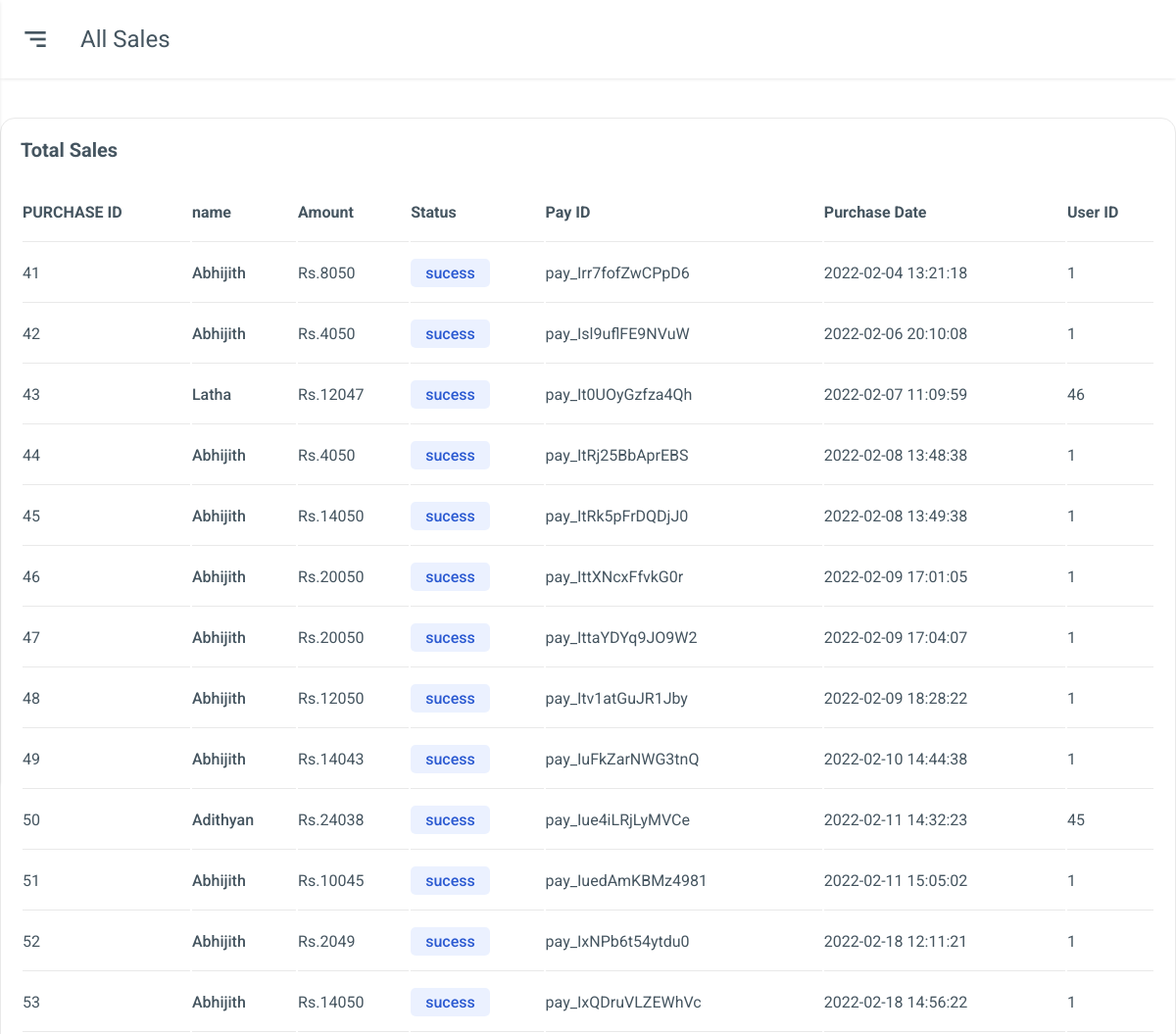
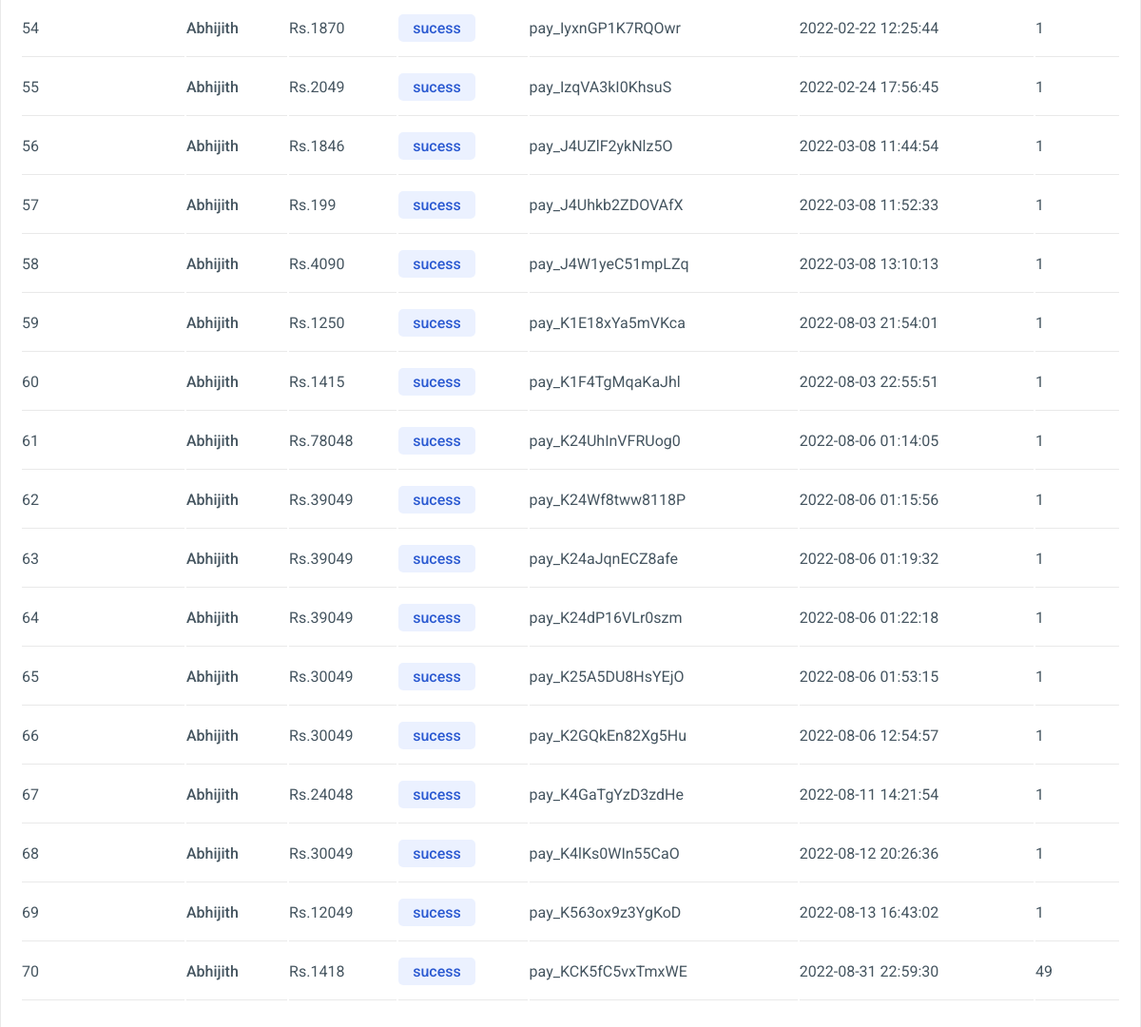
Screenshot of /total_sales.php (signed in) with the database file from the repository (2 pictures, top to bottom).
### tables this page shows
CREATE TABLE `orders` (
  `id` int(11) NOT NULL,
  `name` varchar(200) NOT NULL,
  `amount` int(11) NOT NULL,
  `pay_id` varchar(255) NOT NULL,
  `pay_status` varchar(255) NOT NULL,
  `date_added` datetime NOT NULL DEFAULT current_timestamp(),
  `uid` int(50) NOT NULL
);

### total_sales.php (the view, shortened to what this page needs)
<!DOCTYPE html>
<html lang="en">
<head>
    <link href="https://unpkg.com/boxicons@2.0.7/css/boxicons.min.css" rel="stylesheet">
    <link rel="stylesheet" href="./css/grid.css">
    <link rel="stylesheet" href="./css/app.css">
</head>
<body>
    <div class="main">
        <div class="main-header">
            <div class="mobile-toggle" id="mobile-toggle">
                <i class="bx bx-menu-alt-right"></i>
            </div>
            <div class="main-title">
                All Sales
            </div>
        </div>
        <div class="main-content">
            </div>
                    <div class="box">
                        <div class="box-header">
                            Total Sales
                        </div>
                        <div class="box-body overflow-scroll">
                            <table>
                                <thead>
                                    <tr>
                                        <th>PURCHASE ID</th>
                                        <th>name</th>
                                        <th>Amount</th>
                                        <th>Status</th>
                                        <th>Pay ID</th>
                                        <th>Purchase Date</th>
                                        <th>User ID</th>
                                    </tr>
                                </thead>
                                <tbody>
                                <?php
                                    include "dbconn.php";
                                    $records = mysqli_query($conn,"SELECT * FROM `orders`");
                                    while($data = mysqli_fetch_array($records))
                                    {
                                    ?>
                                    <tr>
                                        <td><?php echo $data['id']; ?></td>
                                        <td>
                                            <div class="order-owner">
                                                <span><?php echo $data['name']; ?></span>
                                            </div>
                                        </td>
                                        <td>Rs.<?php echo $data['amount']; ?></td>
                                        <td>
                                            <span class="order-status order-ready">
                                            <?php echo $data['pay_status']; ?>
                                            </span>
                                        </td>
                                        <td>
                                            <div >
                                                <span><?php echo $data['pay_id']; ?></span>
                                            </div>
                                        </td>
                                        <td><?php echo $data['date_added']; ?></td>
                                        <td><?php echo $data['uid']; ?></td>
                                    </tr>
                                    <?php
                                    }
                                    ?>
                                </tbody>
                            </table>
                        </div>
                    </div>
                </div>
</body>
</html>

### css/app.css (style rules this page uses)
:root { --body-bg: url("bg.png"), -webkit-linear-gradient(bottom, #0250c5, #d43f8d); --box-bg: url("bg.png"), -webkit-linear-gradient(bottom, #0250c5, #d43f8d); --main-color: #0652dd; --text-color: #455560; --text-second-color: #72849ab3; --border-color: #e9e9e9; --menu-item-active-bg: rgba(62, 121, 247, 0.1); --box-border-radius: 15px; --sidebar-size: 300px; --sidebar-logo-img-size: 45px; --sidebar-logo-size: 80px; --profile-image-size: 45px; --main-header-height: 80px; --shadow: 0 1px 4px -1px rgb(0 0 0 / 15%); --darkmode-toggle-size: 20px; }
* { padding: 0; margin: 0; box-sizing: border-box; }
body { font-family: "Roboto", sans-serif; background-color: var(--body-bg); color: var(--text-color); position: relative; }
.main { padding-left: var(--sidebar-size); }
.main-header { height: var(--main-header-height); display: flex; align-items: center; padding: 20px; background-color: var(--box-bg); box-shadow: var(--shadow); }
.mobile-toggle { display: none; }
.main-title { text-transform: capitalize; font-size: 1.5rem; }
.main-content { padding: 20px; }
.box { background-color: var(--box-bg); padding: 20px; border: 0.5px solid var(--border-color); border-radius: var(--box-border-radius); }
.box-header { text-transform: capitalize; font-size: 1.25rem; font-weight: 700; }
.box-body { padding: 20px 0; }
table { width: 100%; min-width: 1000px; }
.order-owner { display: flex; align-items: center; text-transform: capitalize; font-weight: 500; }
table thead tr { text-align: left; }
table th, table td { padding: 20px 0; border-bottom: 1px solid var(--border-color); }
.order-status { padding: 5px 15px; border-radius: 5px; font-weight: 500; }
.order-ready { color: #2a59d1; background-color: rgba(62, 121, 247, 0.1); }
.overflow-scroll { overflow-y: auto; }
@media only screen and (max-width: 1280px) { .main { padding-left: 0; } }
@media only screen and (max-width: 1280px) { .mobile-toggle, .sidebar-close { display: grid; place-items: center; font-size: 2rem; margin-right: 30px; cursor: pointer; } }

### rows the page displays
orders: id "41", name "Abhijith", amount "8050", pay_status "sucess", pay "pay_Irr7fofZwCPpD6", date_added "2022-02-04 13:21:18", uid "1"
orders: id "42", name "Abhijith", amount "4050", pay_status "sucess", pay "pay_Isl9uflFE9NVuW", date_added "2022-02-06 20:10:08", uid "1"
orders: id "43", name "Latha", amount "12047", pay_status "sucess", pay "pay_It0UOyGzfza4Qh", date_added "2022-02-07 11:09:59", uid "46"
orders: id "44", name "Abhijith", amount "4050", pay_status "sucess", pay "pay_ItRj25BbAprEBS", date_added "2022-02-08 13:48:38", uid "1"
orders: id "45", name "Abhijith", amount "14050", pay_status "sucess", pay "pay_ItRk5pFrDQDjJ0", date_added "2022-02-08 13:49:38", uid "1"
orders: id "46", name "Abhijith", amount "20050", pay_status "sucess", pay "pay_IttXNcxFfvkG0r", date_added "2022-02-09 17:01:05", uid "1"
orders: id "47", name "Abhijith", amount "20050", pay_status "sucess", pay "pay_IttaYDYq9JO9W2", date_added "2022-02-09 17:04:07", uid "1"
orders: id "48", name "Abhijith", amount "12050", pay_status "sucess", pay "pay_Itv1atGuJR1Jby", date_added "2022-02-09 18:28:22", uid "1"
orders: id "49", name "Abhijith", amount "14043", pay_status "sucess", pay "pay_IuFkZarNWG3tnQ", date_added "2022-02-10 14:44:38", uid "1"
orders: id "50", name "Adithyan", amount "24038", pay_status "sucess", pay "pay_Iue4iLRjLyMVCe", date_added "2022-02-11 14:32:23", uid "45"
orders: id "51", name "Abhijith", amount "10045", pay_status "sucess", pay "pay_IuedAmKBMz4981", date_added "2022-02-11 15:05:02", uid "1"
orders: id "52", name "Abhijith", amount "2049", pay_status "sucess", pay "pay_IxNPb6t54ytdu0", date_added "2022-02-18 12:11:21", uid "1"
orders: id "53", name "Abhijith", amount "14050", pay_status "sucess", pay "pay_IxQDruVLZEWhVc", date_added "2022-02-18 14:56:22", uid "1"
orders: id "54", name "Abhijith", amount "1870", pay_status "sucess", pay "pay_IyxnGP1K7RQOwr", date_added "2022-02-22 12:25:44", uid "1"
orders: id "55", name "Abhijith", amount "2049", pay_status "sucess", pay "pay_IzqVA3kI0KhsuS", date_added "2022-02-24 17:56:45", uid "1"
orders: id "56", name "Abhijith", amount "1846", pay_status "sucess", pay "pay_J4UZlF2ykNlz5O", date_added "2022-03-08 11:44:54", uid "1"
orders: id "57", name "Abhijith", amount "199", pay_status "sucess", pay "pay_J4Uhkb2ZDOVAfX", date_added "2022-03-08 11:52:33", uid "1"
orders: id "58", name "Abhijith", amount "4090", pay_status "sucess", pay "pay_J4W1yeC51mpLZq", date_added "2022-03-08 13:10:13", uid "1"
orders: id "59", name "Abhijith", amount "1250", pay_status "sucess", pay "pay_K1E18xYa5mVKca", date_added "2022-08-03 21:54:01", uid "1"
orders: id "60", name "Abhijith", amount "1415", pay_status "sucess", pay "pay_K1F4TgMqaKaJhl", date_added "2022-08-03 22:55:51", uid "1"
orders: id "61", name "Abhijith", amount "78048", pay_status "sucess", pay "pay_K24UhInVFRUog0", date_added "2022-08-06 01:14:05", uid "1"
orders: id "62", name "Abhijith", amount "39049", pay_status "sucess", pay "pay_K24Wf8tww8118P", date_added "2022-08-06 01:15:56", uid "1"
orders: id "63", name "Abhijith", amount "39049", pay_status "sucess", pay "pay_K24aJqnECZ8afe", date_added "2022-08-06 01:19:32", uid "1"
orders: id "64", name "Abhijith", amount "39049", pay_status "sucess", pay "pay_K24dP16VLr0szm", date_added "2022-08-06 01:22:18", uid "1"
orders: id "65", name "Abhijith", amount "30049", pay_status "sucess", pay "pay_K25A5DU8HsYEjO", date_added "2022-08-06 01:53:15", uid "1"
orders: id "66", name "Abhijith", amount "30049", pay_status "sucess", pay "pay_K2GQkEn82Xg5Hu", date_added "2022-08-06 12:54:57", uid "1"
orders: id "67", name "Abhijith", amount "24048", pay_status "sucess", pay "pay_K4GaTgYzD3zdHe", date_added "2022-08-11 14:21:54", uid "1"
orders: id "68", name "Abhijith", amount "30049", pay_status "sucess", pay "pay_K4lKs0WIn55CaO", date_added "2022-08-12 20:26:36", uid "1"
orders: id "69", name "Abhijith", amount "12049", pay_status "sucess", pay "pay_K563ox9z3YgKoD", date_added "2022-08-13 16:43:02", uid "1"
orders: id "70", name "Abhijith", amount "1418", pay_status "sucess", pay "pay_KCK5fC5vxTmxWE", date_added "2022-08-31 22:59:30", uid "49"
